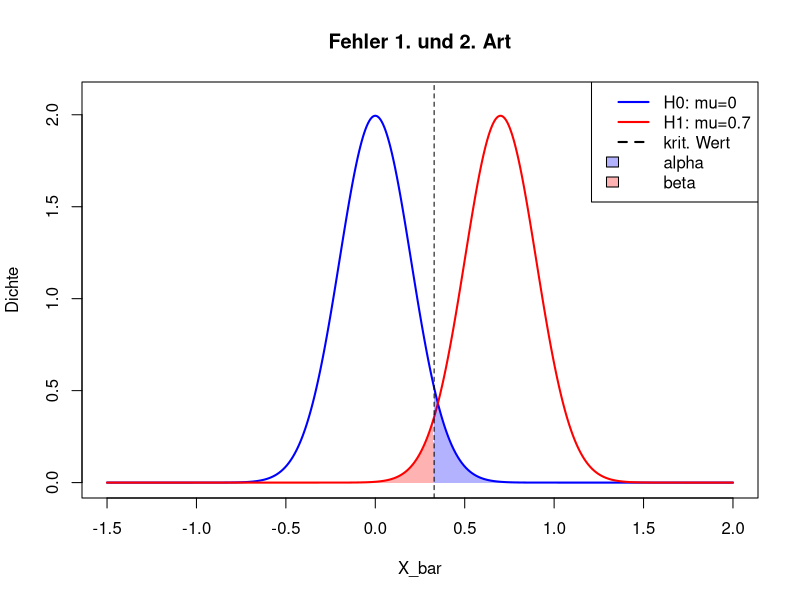

R code for this plot:
# =============================================================================
# Übung Kapitel 5 – Zusatz: Einstichprobentests (weitere Verfahren)
# Themen: Binomialtest / Anteilstest, Wilcoxon-Vorzeichen-Rang-Test (Median),
#         Chi-Quadrat-Test für eine Varianz, Power-Berechnung,
#         Fehler 1. und 2. Art, Stichprobenumfangsplanung
# Datensätze: mtcars, sleep (R-base), eigene Werte
# =============================================================================

library(ggplot2)


# -----------------------------------------------------------------------------
# Aufgabe 1 – Exakter Binomialtest für einen Anteil
# -----------------------------------------------------------------------------
# Eine Marketingstudie behauptet, dass 30 % der Kunden ein Produkt kaufen.
# In einer Stichprobe von n = 50 Personen kaufen es k = 20.
#
# H0: p  = 0.30
# H1: p != 0.30
#
# a) Führe einen exakten Binomialtest durch.
# b) Vergleiche mit der Normalapproximation (prop.test).
# c) Bestimme das exakte 95%-Konfidenzintervall für p.

n <- 50
k <- 20
p0 <- 0.30

# a) exakt
bin <- binom.test(k, n, p = p0, alternative = "two.sided", conf.level = 0.95)
print(bin)

# b) Normalapproximation
pp  <- prop.test(k, n, p = p0, alternative = "two.sided", correct = FALSE)
print(pp)

# c)
cat("Exaktes 95%-KI für p:", round(bin$conf.int, 4), "\n")


# -----------------------------------------------------------------------------
# Aufgabe 2 – Wilcoxon-Vorzeichen-Rang-Test (Test auf Median)
# -----------------------------------------------------------------------------
# Wenn die Normalverteilungsannahme verletzt ist, kann der Median statt des
# Mittelwertes getestet werden. Voraussetzung des Vorzeichen-Rang-Tests: Die
# Verteilung ist symmetrisch um den Median. Ohne diese Annahme hilft der
# Vorzeichentest: binom.test(sum(x > 20), sum(x != 20)).
#
# Verwende mtcars$mpg. Hypothese: der Median liegt bei 20.
# H0: med  = 20
# H1: med != 20

x <- mtcars$mpg
wt <- wilcox.test(x, mu = 20, alternative = "two.sided", conf.int = TRUE)
print(wt)

# Vergleiche kurz mit dem t-Test (auf Mittelwert)
t.test(x, mu = 20)$p.value


# -----------------------------------------------------------------------------
# Aufgabe 3 – Chi-Quadrat-Test für eine Varianz
# -----------------------------------------------------------------------------
# Bei normalverteilten Daten kann man die Hypothese sigma^2 = sigma_0^2 testen.
# Teststatistik:  T = (n-1) * S^2 / sigma_0^2  ~ chi^2_(n-1)
#
# Behauptung: die Varianz von mtcars$wt ist sigma_0^2 = 1.
# H0: sigma^2  = 1
# H1: sigma^2 != 1   (zweiseitig, alpha = 0.05)

x <- mtcars$wt
n <- length(x)
S2 <- var(x)
sigma2_0 <- 1
alpha <- 0.05

T_stat <- (n - 1) * S2 / sigma2_0
chi_u  <- qchisq(    alpha/2, df = n - 1)
chi_o  <- qchisq(1 - alpha/2, df = n - 1)

# zweiseitiger p-Wert
p_value <- 2 * min(pchisq(T_stat, df = n - 1),
                   1 - pchisq(T_stat, df = n - 1))

cat("S^2 =", round(S2, 3),
    "  T =", round(T_stat, 3),
    "  krit:", round(c(chi_u, chi_o), 3),
    "  p =", round(p_value, 4), "\n")

if (T_stat < chi_u || T_stat > chi_o) {
  cat("-> H0 wird abgelehnt\n")
} else {
  cat("-> H0 wird nicht abgelehnt\n")
}


# -----------------------------------------------------------------------------
# Aufgabe 4 – Power und benötigter Stichprobenumfang
# -----------------------------------------------------------------------------
# power.t.test() berechnet den Zusammenhang zwischen
#   n (Stichprobenumfang), delta (echter Effekt), sd, sig.level und power.
# Es muss genau einer dieser Parameter NULL sein.
#
# a) Welcher Stichprobenumfang ist nötig, um einen Effekt von delta = 0.5
#    bei sd = 1 mit Power 80 % bei alpha = 0.05 (zweiseitig) zu entdecken?
# b) Welche Power hat ein Test mit n = 30, delta = 0.4, sd = 1, alpha = 0.05?

# a)
res_a <- power.t.test(power = 0.80, delta = 0.5, sd = 1,
                      sig.level = 0.05, type = "one.sample",
                      alternative = "two.sided")
print(res_a)

# b)
res_b <- power.t.test(n = 30, delta = 0.4, sd = 1,
                      sig.level = 0.05, type = "one.sample",
                      alternative = "two.sided")
cat("Power bei n = 30 und delta = 0.4:", round(res_b$power, 3), "\n")


# -----------------------------------------------------------------------------
# Aufgabe 5 – Fehler 1. und 2. Art per Simulation
# -----------------------------------------------------------------------------
# Definitionen:
#   alpha  = P(H0 ablehnen | H0 wahr)   -> Fehler 1. Art
#   beta   = P(H0 nicht ablehnen | H1)  -> Fehler 2. Art
#   1-beta = Power
#
# Simuliere für zwei Szenarien:
#   (i)  Daten kommen aus N(0, 1) (H0: mu = 0 wahr)
#   (ii) Daten kommen aus N(0.5, 1) (H1: mu = 0.5 wahr)

set.seed(2024)
n  <- 30
m  <- 5000

# (i) H0 wahr -> Anteil falsche Ablehnungen sollte ~ alpha sein
ablehnen_h0 <- replicate(m, {
  x <- rnorm(n, mean = 0, sd = 1)
  t.test(x, mu = 0)$p.value < 0.05
})
cat("Empirischer alpha-Fehler:", round(mean(ablehnen_h0), 3),
    "(Soll: ~0.05)\n")

# (ii) H1 wahr -> Anteil korrekter Ablehnungen = empirische Power
ablehnen_h1 <- replicate(m, {
  x <- rnorm(n, mean = 0.5, sd = 1)
  t.test(x, mu = 0)$p.value < 0.05
})
cat("Empirische Power      :", round(mean(ablehnen_h1), 3), "\n")
cat("Empirischer beta-Fehler:", round(1 - mean(ablehnen_h1), 3), "\n")


# -----------------------------------------------------------------------------
# Aufgabe 6 – Visualisierung: alpha vs. beta
# -----------------------------------------------------------------------------
# Stelle die Verteilungen unter H0 und H1 grafisch dar und schraffiere
# die Bereiche für alpha (Fehler 1. Art) und beta (Fehler 2. Art).

mu0 <- 0
mu1 <- 0.7
sigma <- 1
n     <- 25
se    <- sigma / sqrt(n)
alpha <- 0.05
krit  <- qnorm(1 - alpha, mean = mu0, sd = se)

x <- seq(-1.5, 2.0, length.out = 500)
y0 <- dnorm(x, mean = mu0, sd = se)
y1 <- dnorm(x, mean = mu1, sd = se)

plot(x, y0, type = "l", lwd = 2, col = "blue",
     ylim = c(0, max(y0, y1) * 1.05),
     xlab = "X_bar", ylab = "Dichte",
     main = "Fehler 1. und 2. Art")
lines(x, y1, lwd = 2, col = "red")

# alpha: Fläche unter der H0-Dichte rechts vom kritischen Wert
xa <- x[x >= krit]
polygon(c(krit, xa, max(xa)), c(0, dnorm(xa, mu0, se), 0),
        col = rgb(0, 0, 1, 0.3), border = NA)
# beta: Fläche unter der H1-Dichte links vom kritischen Wert
xb <- x[x <= krit]
polygon(c(min(xb), xb, krit), c(0, dnorm(xb, mu1, se), 0),
        col = rgb(1, 0, 0, 0.3), border = NA)

abline(v = krit, lty = 2)
legend("topright",
       c("H0: mu=0", "H1: mu=0.7", "krit. Wert", "alpha", "beta"),
       col = c("blue", "red", "black", NA, NA), lty = c(1, 1, 2, NA, NA), lwd = 2,
       fill = c(NA, NA, NA, rgb(0, 0, 1, 0.3), rgb(1, 0, 0, 0.3)),
       border = c(NA, NA, NA, "black", "black"))
cat("alpha =", alpha, "| beta =", round(pnorm(krit, mean = mu1, sd = se), 3),
    "| Power =", round(1 - pnorm(krit, mean = mu1, sd = se), 3), "\n")
